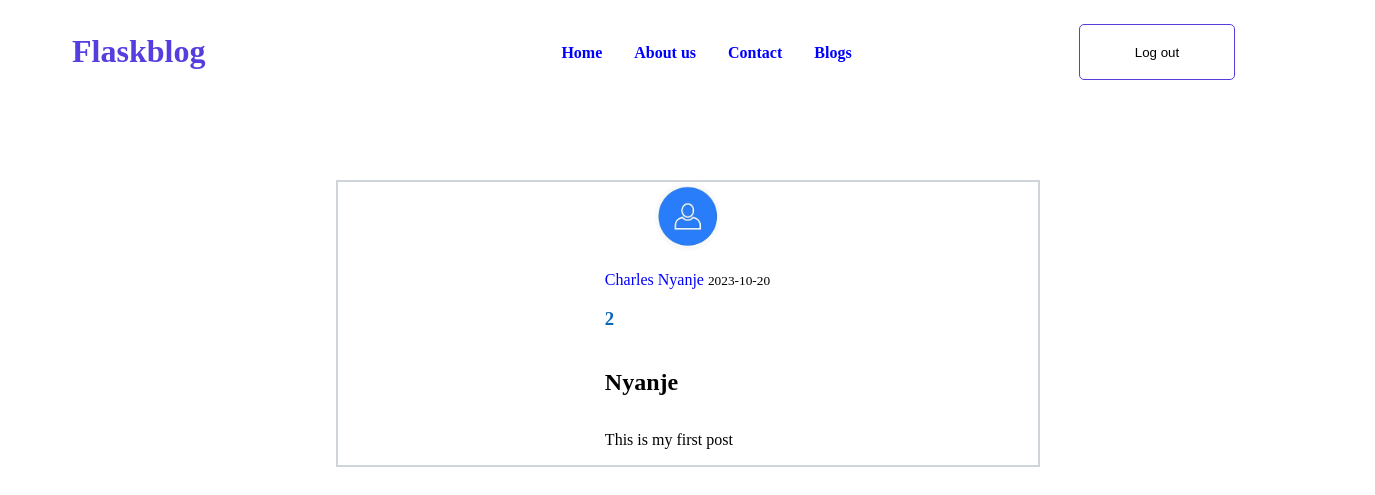
/post/1, run on the app's committed database.
### flaskblog/models.py (models this page shows, shortened)
class User(UserMixin, db.Model):
    __tablename__ = "user"
    id = db.Column(db.Integer, primary_key=True)
    first_name = db.Column(db.String(20), unique=True,  nullable=False)
    last_name = db.Column(db.String(20), unique=True,  nullable=False)
    dynamic_selection = db.Column(db.String(20), nullable=False)
    email = db.Column(db.String(120), unique=True, nullable=False)
    image_file = db.Column(db.String(20), nullable=False,
                           default='default.jpg')
    password = db.Column(db.String(60), nullable=False)
    posts = db.relationship('Post', backref='author', lazy=True)

class Post(db.Model):
    __tablename__ = "post"
    id = db.Column(db.Integer, primary_key=True)
    title = db.Column(db.String(100), unique=True, nullable=False)
    date_posted = db.Column(db.DateTime, nullable=False,
                            default=datetime.utcnow)
    content = db.Column(db.Text, nullable=False)
    user_id = db.Column(db.Integer, db.ForeignKey('user.id'), nullable=False)

### flaskblog/routes.py (the view)
@app.route("/post/<post_id>")
def post(post_id):
    post = Post.query.get_or_404(post_id)
    return render_template('blog.html', title=post.title, post=post)

### flaskblog/templates/blog.html (shortened to what this page needs)
{% extends "layout.html" %}
{% block content %}
<header class="blog">
  <div class="logo">
    <h1>Flaskblog</h1>
  </div>
  <div class="nav__container">
    <div class="nav__links">
      <div>
        <a href="{{url_for('home')}}">Home</a>
      </div>
      <div>
        <a href="#about">About us</a>
      </div>
      <div>
        <a href="#footer">Contact</a>
      </div>
      <div><a href="{{url_for('blogs')}}">Blogs</a></div>
    </div>
    <div class="btns">
      <form action="{{url_for('logout')}}">
        <button class="signup__btn" >
          Log out
        </button>
      </form>
    </div>
  </div>
</header>
        <article class="media">
          <img  src="{{url_for('static', filename='profile_pics/' + post.author.image_file) }}">
          <div class="media-body">
            <div>
              <a  href="#">{{ post.author.first_name }} {{ post.author.last_name }}</a>
              <small>{{ post.date_posted.strftime('%Y-%m-%d') }}</small>
            </div>
            <h3>{{post.author.dynamic_selection}}</h3>
            <h2 class="article-title">{{ post.title }}</h2>
            <p class="article-content">{{ post.content }}</p>
          </div>
        </article>
{% endblock content %}

### flaskblog/static/main.css (style rules this page uses)
body { margin: 0; padding: 0; box-sizing: border-box; width: 100vw; overflow-x: hidden; }
a { text-decoration: none; color: blue; }
.logo { position: relative; left: 72px; top: 12px; }
.logo h1 { color: #543ee0; position: absolute; }
.nav__container { width: 805px; position: relative; left: 560px; }
.nav__links { display: flex; justify-content: center; align-items: center; height: 24px; top: 25px; gap: 2rem; position: relative; width: 293px; }
.nav__links div { font-weight: 700; position: relative; top: 16px; }
.btns { display: flex; justify-content: flex-end; align-items: center; gap: 2rem; width: 338px; position: relative; left: 337px; }
.signup__btn { height: 56px; width: 156px; border-radius: 5px; border: 1px solid #543ee0; background-color: #ffffff; }
.media { display: flex; justify-content: center; align-items: center; flex-direction: column; margin: 100px auto; border: 2px solid #ced4da; width: 700px; }
.media img { width: 65px; border-radius: 50%; }
.media-body { display: flex; flex-direction: column; margin-top: 20px; }
h3 { color: rgb(11, 103, 184); }

### data on the page
User: image_file (placeholder picture), author.first_name "Charles", author.last_name "Nyanje", author.dynamic_selection "2"
Post: date_posted "2023-10-20", title "Nyanje", content "This is my first post"
